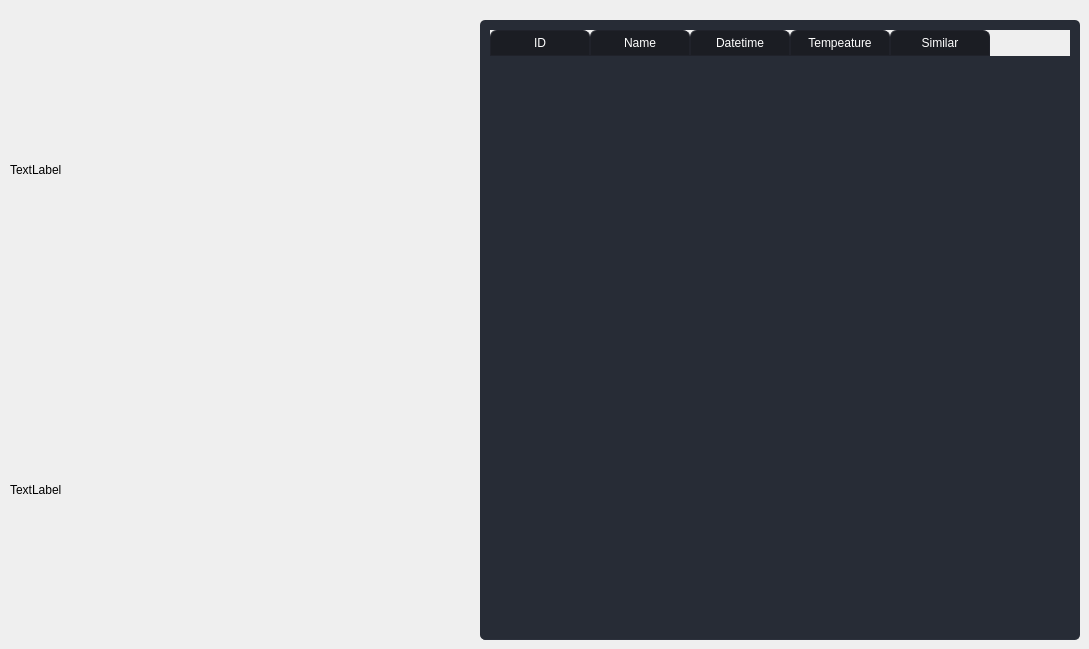
             <widget class="QWidget" name="page_statistic">
              <widget class="QLabel" name="label_statistic_day">
               <property name="geometry">
                <rect>
                 <x>10</x>
                 <y>20</y>
                 <width>450</width>
                 <height>300</height>
                </rect>
               </property>
               <property name="text">
                <string>TextLabel</string>
               </property>
              </widget>
              <widget class="QLabel" name="label_statistic_all_days">
               <property name="geometry">
                <rect>
                 <x>10</x>
                 <y>340</y>
                 <width>450</width>
                 <height>300</height>
                </rect>
               </property>
               <property name="text">
                <string>TextLabel</string>
               </property>
              </widget>
              <widget class="QTableWidget" name="table_statistics">
               <property name="geometry">
                <rect>
                 <x>480</x>
                 <y>20</y>
                 <width>600</width>
                 <height>620</height>
                </rect>
               </property>
               <property name="styleSheet">
                <string notr="true">QTableWidget {	
	background-color: rgb(39, 44, 54);
	padding: 10px;
	border-radius: 5px;
	gridline-color: rgb(44, 49, 60);
	border-bottom: 1px solid rgb(44, 49, 60);
}
QTableWidget::item{
	border-color: rgb(44, 49, 60);
	padding-left: 5px;
	padding-right: 5px;
	gridline-color: rgb(44, 49, 60);
}
QTableWidget::item:selected{
	background-color: rgb(85, 170, 255);
}
QScrollBar:horizontal {
    border: none;
    background: rgb(52, 59, 72);
    height: 14px;
    margin: 0px 21px 0 21px;
	border-radius: 0px;
}
 QScrollBar:vertical {
	border: none;
    background: rgb(52, 59, 72);
    width: 14px;
    margin: 21px 0 21px 0;
	border-radius: 0px;
 }
QHeaderView::section{
	Background-color: rgb(39, 44, 54);
	max-width: 30px;
	border: 1px solid rgb(44, 49, 60);
	border-style: none;
    border-bottom: 1px solid rgb(44, 49, 60);
    border-right: 1px solid rgb(44, 49, 60);
}
QTableWidget::horizontalHeader {	
	background-color: rgb(81, 255, 0);
}
QHeaderView::section:horizontal
{
    border: 1px solid rgb(32, 34, 42);
	background-color: rgb(27, 29, 35);
	color: rgb(255, 255, 255);
	padding: 3px;
	border-top-left-radius: 7px;
    border-top-right-radius: 7px;
}
QHeaderView::section:vertical
{
    border: 1px solid rgb(44, 49, 60);
}
</string>
               </property>
               <property name="selectionBehavior">
                <enum>QAbstractItemView::SelectRows</enum>
               </property>
               <property name="sortingEnabled">
                <bool>true</bool>
               </property>
               <attribute name="verticalHeaderVisible">
                <bool>false</bool>
               </attribute>
               <column>
                <property name="text">
                 <string>ID</string>
                </property>
               </column>
               <column>
                <property name="text">
                 <string>Name</string>
                </property>
               </column>
               <column>
                <property name="text">
                 <string>Datetime</string>
                </property>
               </column>
               <column>
                <property name="text">
                 <string>Tempeature</string>
                </property>
               </column>
               <column>
                <property name="text">
                 <string>Similar</string>
                </property>
               </column>
              </widget>
             </widget>
